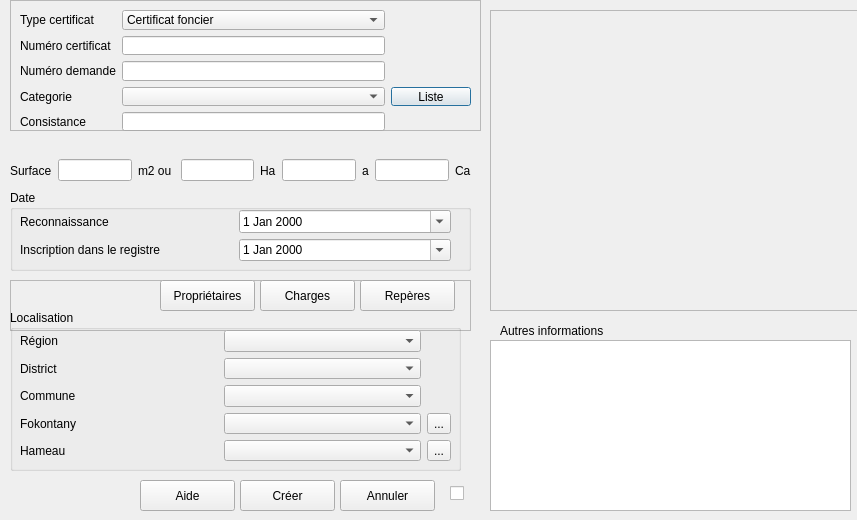
<?xml version="1.0" encoding="UTF-8"?>
<ui version="4.0">
 <class>Dialog</class>
 <widget class="QDialog" name="Dialog">
  <property name="geometry">
   <rect>
    <x>0</x>
    <y>0</y>
    <width>857</width>
    <height>520</height>
   </rect>
  </property>
  <property name="windowTitle">
   <string>Création initiale de certficat foncier</string>
  </property>
  <widget class="QFrame" name="frame">
   <property name="geometry">
    <rect>
     <x>10</x>
     <y>0</y>
     <width>471</width>
     <height>131</height>
    </rect>
   </property>
   <property name="frameShape">
    <enum>QFrame::StyledPanel</enum>
   </property>
   <property name="frameShadow">
    <enum>QFrame::Raised</enum>
   </property>
   <widget class="QWidget" name="gridLayoutWidget">
    <property name="geometry">
     <rect>
      <x>10</x>
      <y>10</y>
      <width>451</width>
      <height>121</height>
     </rect>
    </property>
    <layout class="QGridLayout" name="gridLayout">
     <item row="4" column="0">
      <widget class="QLabel" name="label_18">
       <property name="text">
        <string>Consistance</string>
       </property>
      </widget>
     </item>
     <item row="1" column="2">
      <widget class="QLineEdit" name="lineEditNumCert"/>
     </item>
     <item row="3" column="3">
      <widget class="QPushButton" name="btnListeConsist">
       <property name="text">
        <string>Liste</string>
       </property>
      </widget>
     </item>
     <item row="2" column="0">
      <widget class="QLabel" name="label_3">
       <property name="text">
        <string>Numéro demande</string>
       </property>
      </widget>
     </item>
     <item row="0" column="2">
      <widget class="QComboBox" name="comboBoxTypeCert">
       <item>
        <property name="text">
         <string>Certificat foncier</string>
        </property>
       </item>
       <item>
        <property name="text">
         <string>Attestation de reconnaissance</string>
        </property>
       </item>
      </widget>
     </item>
     <item row="2" column="2">
      <widget class="QLineEdit" name="lineEditNumDemande"/>
     </item>
     <item row="1" column="0">
      <widget class="QLabel" name="label_2">
       <property name="text">
        <string>Numéro certificat</string>
       </property>
      </widget>
     </item>
     <item row="0" column="0">
      <widget class="QLabel" name="label">
       <property name="text">
        <string>Type certificat</string>
       </property>
      </widget>
     </item>
     <item row="3" column="2">
      <widget class="QComboBox" name="comboBoxConsist"/>
     </item>
     <item row="3" column="0">
      <widget class="QLabel" name="label_4">
       <property name="text">
        <string>Categorie</string>
       </property>
      </widget>
     </item>
     <item row="4" column="2">
      <widget class="QLineEdit" name="lineEdit"/>
     </item>
    </layout>
   </widget>
  </widget>
  <widget class="QWidget" name="horizontalLayoutWidget">
   <property name="geometry">
    <rect>
     <x>10</x>
     <y>150</y>
     <width>461</width>
     <height>41</height>
    </rect>
   </property>
   <layout class="QHBoxLayout" name="horizontalLayout">
    <item>
     <widget class="QLabel" name="label_5">
      <property name="text">
       <string>Surface</string>
      </property>
     </widget>
    </item>
    <item>
     <widget class="QLineEdit" name="lineEditSurface"/>
    </item>
    <item>
     <widget class="QLabel" name="label_6">
      <property name="text">
       <string>m2 ou </string>
      </property>
     </widget>
    </item>
    <item>
     <widget class="QLineEdit" name="lineEditHa"/>
    </item>
    <item>
     <widget class="QLabel" name="label_7">
      <property name="text">
       <string>Ha</string>
      </property>
     </widget>
    </item>
    <item>
     <widget class="QLineEdit" name="lineEditA"/>
    </item>
    <item>
     <widget class="QLabel" name="label_8">
      <property name="text">
       <string>a</string>
      </property>
     </widget>
    </item>
    <item>
     <widget class="QLineEdit" name="lineEditCa"/>
    </item>
    <item>
     <widget class="QLabel" name="label_9">
      <property name="text">
       <string>Ca</string>
      </property>
     </widget>
    </item>
   </layout>
  </widget>
  <widget class="QGroupBox" name="groupBox">
   <property name="geometry">
    <rect>
     <x>10</x>
     <y>190</y>
     <width>461</width>
     <height>81</height>
    </rect>
   </property>
   <property name="title">
    <string>Date</string>
   </property>
   <widget class="QWidget" name="gridLayoutWidget_2">
    <property name="geometry">
     <rect>
      <x>10</x>
      <y>20</y>
      <width>431</width>
      <height>51</height>
     </rect>
    </property>
    <layout class="QGridLayout" name="gridLayout_2">
     <item row="0" column="0">
      <widget class="QLabel" name="label_10">
       <property name="text">
        <string>Reconnaissance</string>
       </property>
      </widget>
     </item>
     <item row="1" column="0">
      <widget class="QLabel" name="label_11">
       <property name="text">
        <string>Inscription dans le registre</string>
       </property>
      </widget>
     </item>
     <item row="0" column="1">
      <widget class="QDateEdit" name="dateEditDateReconnaissance">
       <property name="calendarPopup">
        <bool>true</bool>
       </property>
      </widget>
     </item>
     <item row="1" column="1">
      <widget class="QDateEdit" name="dateEditInscriptionReg">
       <property name="calendarPopup">
        <bool>true</bool>
       </property>
      </widget>
     </item>
    </layout>
   </widget>
  </widget>
  <widget class="QFrame" name="frame_2">
   <property name="geometry">
    <rect>
     <x>10</x>
     <y>280</y>
     <width>461</width>
     <height>51</height>
    </rect>
   </property>
   <property name="frameShape">
    <enum>QFrame::StyledPanel</enum>
   </property>
   <property name="frameShadow">
    <enum>QFrame::Raised</enum>
   </property>
   <widget class="QPushButton" name="btnRepere">
    <property name="geometry">
     <rect>
      <x>350</x>
      <y>0</y>
      <width>95</width>
      <height>31</height>
     </rect>
    </property>
    <property name="text">
     <string>Repères</string>
    </property>
    <property name="icon">
     <iconset resource="../icons.qrc">
      <normaloff>:/sig/icone/marker--plus.png</normaloff>:/sig/icone/marker--plus.png</iconset>
    </property>
   </widget>
   <widget class="QPushButton" name="btnCharges">
    <property name="geometry">
     <rect>
      <x>250</x>
      <y>0</y>
      <width>95</width>
      <height>31</height>
     </rect>
    </property>
    <property name="text">
     <string>Charges</string>
    </property>
    <property name="icon">
     <iconset resource="../icons.qrc">
      <normaloff>:/sig/icone/compass.png</normaloff>:/sig/icone/compass.png</iconset>
    </property>
   </widget>
   <widget class="QPushButton" name="btnProprietaire">
    <property name="geometry">
     <rect>
      <x>150</x>
      <y>0</y>
      <width>95</width>
      <height>31</height>
     </rect>
    </property>
    <property name="text">
     <string>Propriétaires</string>
    </property>
    <property name="icon">
     <iconset resource="../icons.qrc">
      <normaloff>:/users/icone/group.png</normaloff>:/users/icone/group.png</iconset>
    </property>
   </widget>
  </widget>
  <widget class="QGroupBox" name="groupBox_2">
   <property name="geometry">
    <rect>
     <x>10</x>
     <y>310</y>
     <width>451</width>
     <height>161</height>
    </rect>
   </property>
   <property name="title">
    <string>Localisation</string>
   </property>
   <widget class="QWidget" name="gridLayoutWidget_3">
    <property name="geometry">
     <rect>
      <x>10</x>
      <y>20</y>
      <width>431</width>
      <height>131</height>
     </rect>
    </property>
    <layout class="QGridLayout" name="gridLayout_3">
     <item row="0" column="0">
      <widget class="QLabel" name="label_12">
       <property name="text">
        <string>Région</string>
       </property>
      </widget>
     </item>
     <item row="3" column="1">
      <widget class="QComboBox" name="comboBoxFokontany"/>
     </item>
     <item row="2" column="1">
      <widget class="QComboBox" name="comboBoxCommune"/>
     </item>
     <item row="1" column="0">
      <widget class="QLabel" name="label_13">
       <property name="text">
        <string>District</string>
       </property>
      </widget>
     </item>
     <item row="0" column="1">
      <widget class="QComboBox" name="comboBoxRegion"/>
     </item>
     <item row="1" column="1">
      <widget class="QComboBox" name="comboBoxDistrict"/>
     </item>
     <item row="3" column="0">
      <widget class="QLabel" name="label_15">
       <property name="text">
        <string>Fokontany</string>
       </property>
      </widget>
     </item>
     <item row="4" column="0">
      <widget class="QLabel" name="label_16">
       <property name="text">
        <string>Hameau</string>
       </property>
      </widget>
     </item>
     <item row="4" column="1">
      <widget class="QComboBox" name="comboBoxHameau"/>
     </item>
     <item row="2" column="0">
      <widget class="QLabel" name="label_14">
       <property name="text">
        <string>Commune</string>
       </property>
      </widget>
     </item>
     <item row="3" column="2">
      <widget class="QToolButton" name="btnListeFokontany">
       <property name="text">
        <string>...</string>
       </property>
      </widget>
     </item>
     <item row="4" column="2">
      <widget class="QToolButton" name="btnListeHameau">
       <property name="text">
        <string>...</string>
       </property>
      </widget>
     </item>
    </layout>
   </widget>
  </widget>
  <widget class="QPushButton" name="btnAnnuler_2">
   <property name="geometry">
    <rect>
     <x>340</x>
     <y>480</y>
     <width>95</width>
     <height>31</height>
    </rect>
   </property>
   <property name="text">
    <string>Annuler</string>
   </property>
   <property name="icon">
    <iconset resource="../icons.qrc">
     <normaloff>:/std/icone/if_minus_10199.png</normaloff>:/std/icone/if_minus_10199.png</iconset>
   </property>
  </widget>
  <widget class="QPushButton" name="btnCreate">
   <property name="geometry">
    <rect>
     <x>240</x>
     <y>480</y>
     <width>95</width>
     <height>31</height>
    </rect>
   </property>
   <property name="text">
    <string>Créer</string>
   </property>
   <property name="icon">
    <iconset resource="../icons.qrc">
     <normaloff>:/std/icone/accept.png</normaloff>:/std/icone/accept.png</iconset>
   </property>
  </widget>
  <widget class="QPushButton" name="btnAide">
   <property name="geometry">
    <rect>
     <x>140</x>
     <y>480</y>
     <width>95</width>
     <height>31</height>
    </rect>
   </property>
   <property name="text">
    <string>Aide</string>
   </property>
  </widget>
  <widget class="QCheckBox" name="checkBox">
   <property name="geometry">
    <rect>
     <x>450</x>
     <y>480</y>
     <width>16</width>
     <height>26</height>
    </rect>
   </property>
   <property name="text">
    <string/>
   </property>
  </widget>
  <widget class="QFrame" name="frame_3">
   <property name="geometry">
    <rect>
     <x>490</x>
     <y>10</y>
     <width>391</width>
     <height>301</height>
    </rect>
   </property>
   <property name="frameShape">
    <enum>QFrame::StyledPanel</enum>
   </property>
   <property name="frameShadow">
    <enum>QFrame::Raised</enum>
   </property>
   <widget class="QWidget" name="horizontalLayoutWidget_2">
    <property name="geometry">
     <rect>
      <x>0</x>
      <y>0</y>
      <width>361</width>
      <height>301</height>
     </rect>
    </property>
    <layout class="QHBoxLayout" name="horizontalLayout_2"/>
   </widget>
  </widget>
  <widget class="QLabel" name="label_17">
   <property name="geometry">
    <rect>
     <x>500</x>
     <y>320</y>
     <width>151</width>
     <height>21</height>
    </rect>
   </property>
   <property name="text">
    <string>Autres informations</string>
   </property>
  </widget>
  <widget class="QTextEdit" name="textEdit">
   <property name="geometry">
    <rect>
     <x>490</x>
     <y>340</y>
     <width>361</width>
     <height>171</height>
    </rect>
   </property>
  </widget>
 </widget>
 <resources>
  <include location="../icons.qrc"/>
 </resources>
 <connections/>
</ui>
